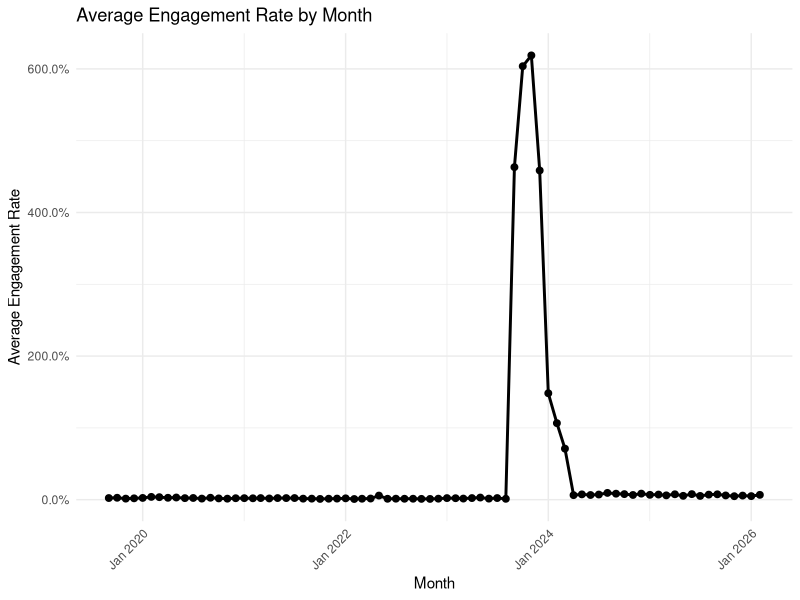
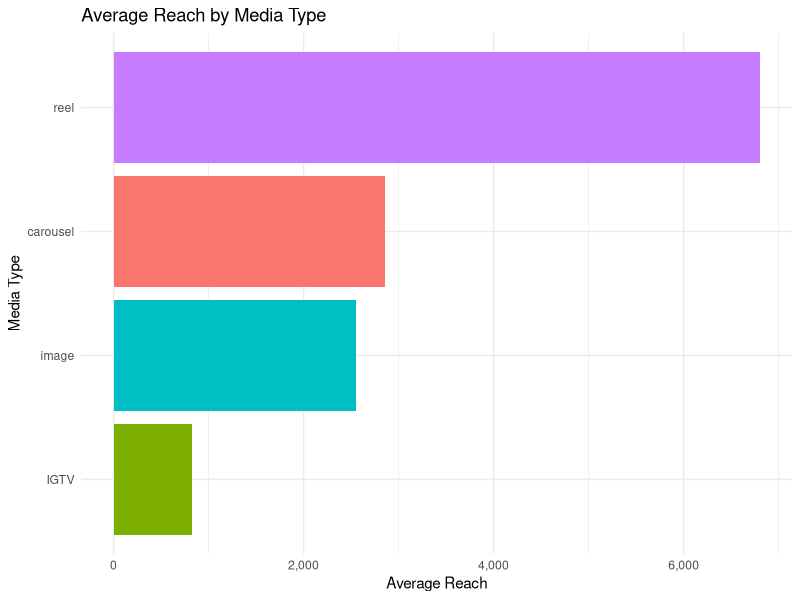
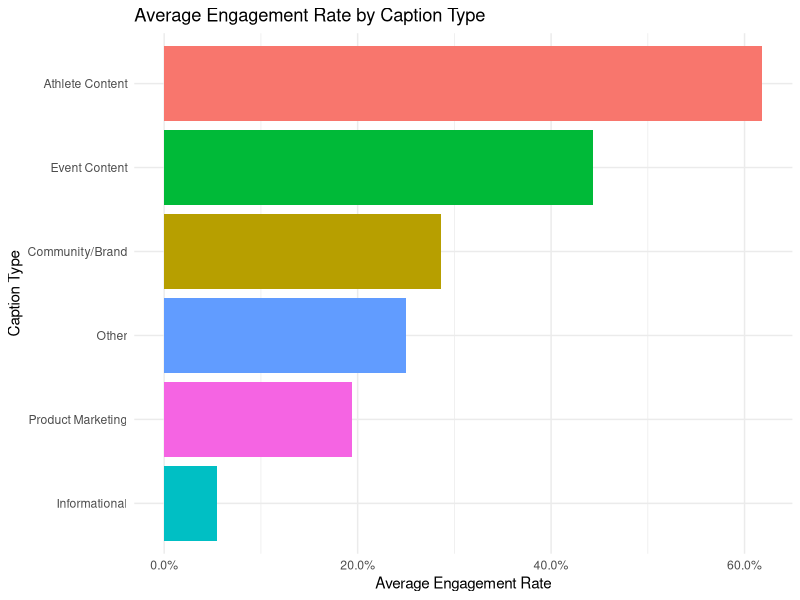

These figures' R source, in order:
## ---- chunk 1
library(readr)
library(dplyr)
library(ggplot2)
library(lubridate)
library(scales)
library(knitr)

theme_set(theme_minimal())

odi <- read_csv("@odi_grips Instagram Content Data Final Version - V2.csv") |>
  mutate(
    post_date = as.Date(post_date),
    year_month = floor_date(post_date, unit = "month"),
    media_type = as.factor(media_type),
    caption_type = as.factor(caption_type)
  )

total_posts <- nrow(odi)
avg_reach <- mean(odi$reach, na.rm = TRUE)
avg_engagement <- mean(odi$engagement_rate, na.rm = TRUE)
total_follows <- sum(odi$follows, na.rm = TRUE)
## ---- chunk 2
#| content: valuebox
#| icon: hash
#| color: primary
total_posts
## ---- chunk 3
#| content: valuebox
#| icon: eye
#| color: success
comma(round(avg_reach, 0))
## ---- chunk 4
#| content: valuebox
#| icon: graph-up
#| color: warning
percent(avg_engagement, accuracy = 0.01)
## ---- chunk 5
#| content: valuebox
#| icon: people
#| color: info
comma(total_follows)
## ---- chunk 6
monthly_perf <- odi |>
  group_by(year_month) |>
  summarise(
    avg_engagement_rate = mean(engagement_rate, na.rm = TRUE),
    avg_reach = mean(reach, na.rm = TRUE),
    posts = n(),
    .groups = "drop"
  )

ggplot(monthly_perf, aes(x = year_month, y = avg_engagement_rate)) +
  geom_line(linewidth = 1) +
  geom_point(size = 2) +
  scale_y_continuous(labels = percent_format(accuracy = 0.1)) +
  scale_x_date(date_labels = "%b %Y") +
  labs(
    title = "Average Engagement Rate by Month",
    x = "Month",
    y = "Average Engagement Rate"
  ) +
  theme(axis.text.x = element_text(angle = 45, hjust = 1))
## ---- chunk 7
media_summary <- odi |>
  group_by(media_type) |>
  summarise(
    avg_reach = mean(reach, na.rm = TRUE),
    avg_engagement_rate = mean(engagement_rate, na.rm = TRUE),
    posts = n(),
    .groups = "drop"
  ) |>
  arrange(desc(avg_reach))

ggplot(media_summary, aes(x = reorder(media_type, avg_reach), y = avg_reach, fill = media_type)) +
  geom_col(show.legend = FALSE) +
  coord_flip() +
  scale_y_continuous(labels = comma_format()) +
  labs(
    title = "Average Reach by Media Type",
    x = "Media Type",
    y = "Average Reach"
  )
## ---- chunk 8
caption_summary <- odi |>
  group_by(caption_type) |>
  summarise(
    avg_engagement_rate = mean(engagement_rate, na.rm = TRUE),
    avg_reach = mean(reach, na.rm = TRUE),
    posts = n(),
    .groups = "drop"
  ) |>
  arrange(desc(avg_engagement_rate))

ggplot(caption_summary, aes(x = reorder(caption_type, avg_engagement_rate), y = avg_engagement_rate, fill = caption_type)) +
  geom_col(show.legend = FALSE) +
  coord_flip() +
  scale_y_continuous(labels = percent_format(accuracy = 0.1)) +
  labs(
    title = "Average Engagement Rate by Caption Type",
    x = "Caption Type",
    y = "Average Engagement Rate"
  )
## ---- chunk 9
top_posts <- odi |>
  select(
    post_date,
    media_type,
    caption_type,
    reach,
    likes,
    shares,
    comments,
    saves,
    follows,
    engagement_rate
  ) |>
  arrange(desc(engagement_rate)) |>
  slice_head(n = 10) |>
  mutate(
    post_date = format(post_date, "%Y-%m-%d"),
    engagement_rate = percent(engagement_rate, accuracy = 0.01)
  )

kable(top_posts, caption = "Top 10 Posts by Engagement Rate")
